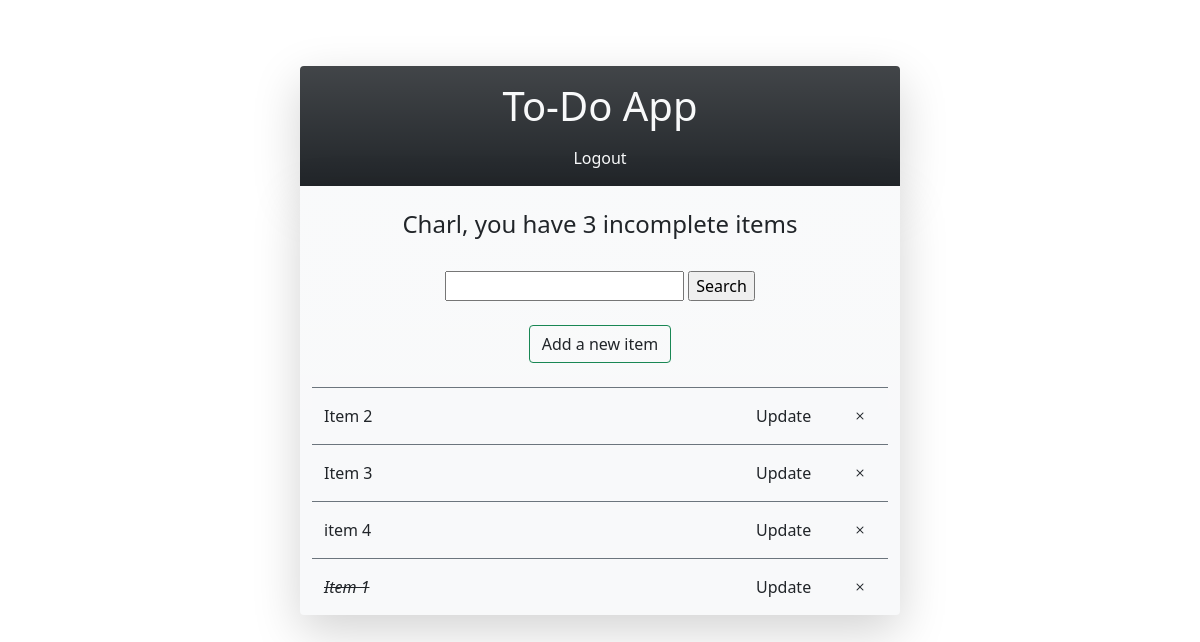
The app's page / (signed in) with its own data.
### todo/models.py (models this page shows, shortened)
class Todo(models.Model):
    user        = models.ForeignKey(User, on_delete=models.CASCADE, null=True)
    title       = models.CharField(max_length=50)
    text        = models.TextField(null=True, blank=True)
    complete    = models.BooleanField(default=False)
    created_on  = models.DateTimeField(auto_now_add=True)
    class Meta:
        ordering = ['complete']

### todo/views.py (the view)
# urls.py: path('', views.TodoList.as_view(), name = 'todo'),
class TodoList(LoginRequiredMixin, ListView):
    model               = Todo
    context_object_name = 'todos'
    def get_context_data(self, **kwargs):
        context             = super().get_context_data(**kwargs)
        context['todos']    = context['todos'].filter(user=self.request.user)
        context['count']    = context['todos'].filter(complete=False).count()
        search              = self.request.GET.get('todo-search') or ''
        if search:
            context['todos']= context['todos'].filter(
                title__startswith = search
            )
        context['search'] = search
        return context

### todo/templates/todo/todo_list.html
{% extends 'todo/base.html' %}
{% load static %}
{% block content %}
<h4 class="text-center py-4">
  {{user.username|title}}, you have {{count}} incomplete item{{count|pluralize}}
</h4>
<div class="text-center container pb-4">
  <form method="GET">
    <input type="text" name="todo-search" value='{{search}}'>
    <input type="submit" value="Search" >
  </form>
</div>
<div class="text-center container pb-4">
  <a href="{% url 'todo_create' %}" class="btn btn-outline-success">Add a new item</a>
</div>
<div class="container mb-3 bg-light">
  {% for todo in todos %}
    <div class="row border-top border-secondary py-3">
      <div class="col-9">
        {% if todo.complete == True %}
          <a href="{% url 'todo_detail' todo.id %}" class="text-decoration-line-through fst-italic">
            {{ todo.title }}
          </a>
        {% else %}
          <a href="{% url 'todo_detail' todo.id %}">  {{ todo.title }} </a>
        {% endif %}
      </div>
      <div class="col-2">
        <a href="{% url 'todo_update' todo.id %}" id="update-item">  Update </a>
      </div>
      <div class="col-1">
        <a href="{% url 'todo_delete' todo.id %}" id="delete-item">
          <i class="bi bi-x"></i>
        </a>
      </div>
    </div>
  {% empty %}
    <h4 class="text-center py-4 fst-italic">No items in your To-Do List</h4>
  {% endfor %}
</div>
{% endblock content %}

### todo/static/todo/style.css (style rules this page uses)
body { font-family: 'Montserrat', sans-serif; padding-top: 50px; }
a:link { color: inherit; text-decoration: none; }

### records on screen
Todo: title "Item 2"
Todo: title "Item 3"
Todo: title "item 4"
Todo: title "Item 1"

### other values on screen
{{ user.username|title }} "Charl"
{{ count }} "3"
